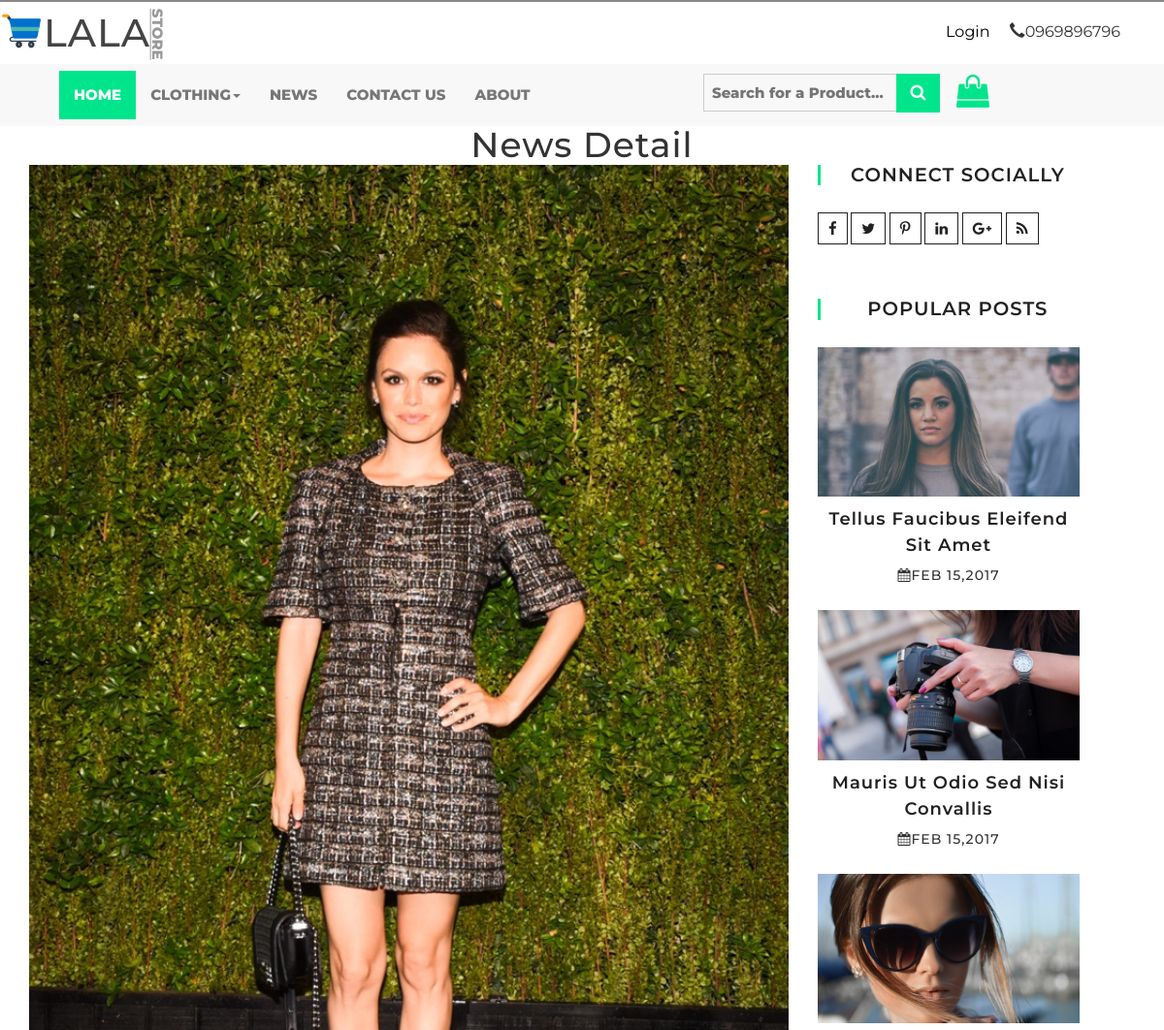
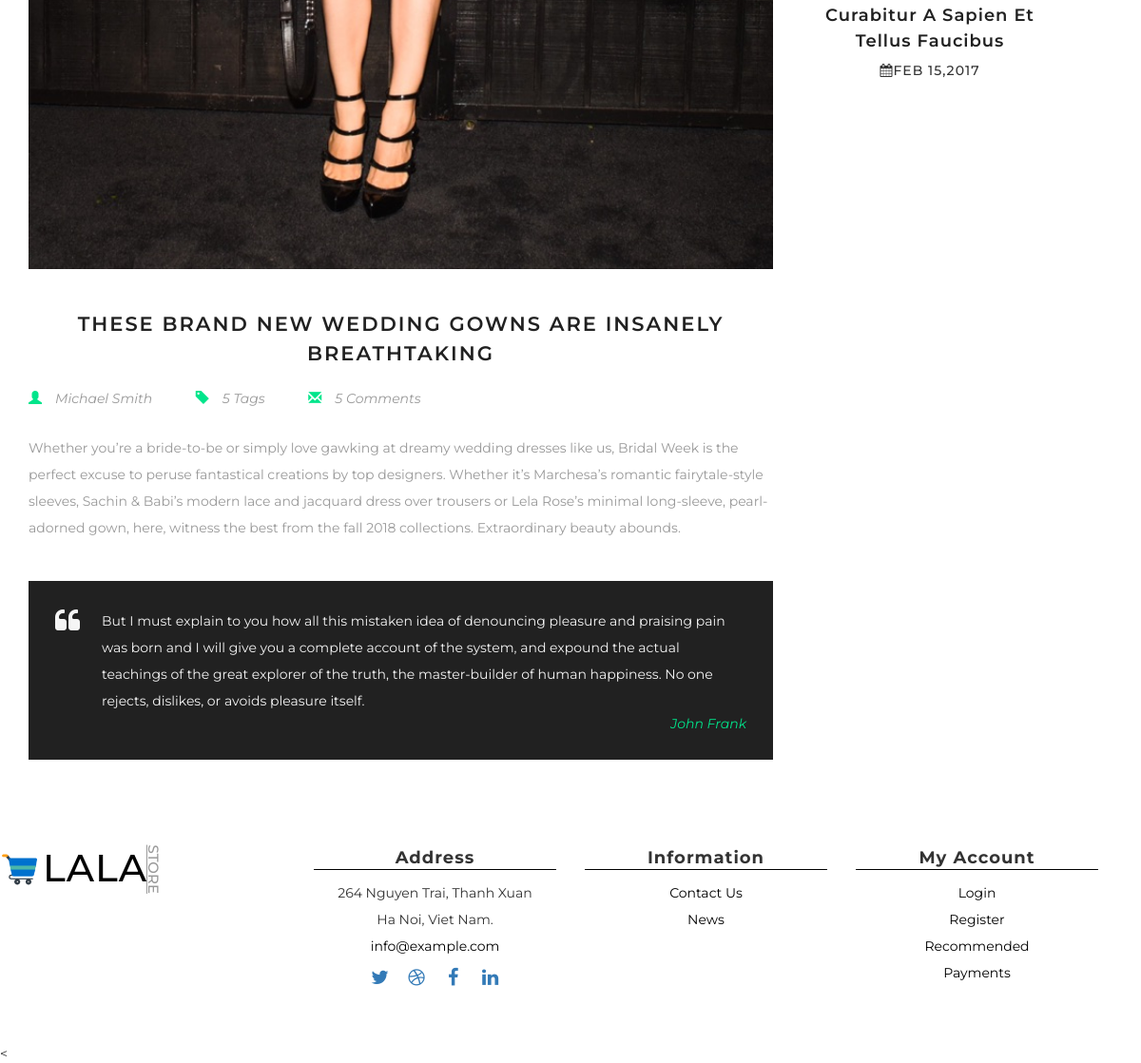
The app's page /shop/index.php/post/post/view?id=24 with its own data (2 pictures, top to bottom).
### tables this page shows
CREATE TABLE `db_post` (
  `post_id` int(10) UNSIGNED NOT NULL,
  `post_title` varchar(256) NOT NULL,
  `post_desc` text NOT NULL,
  `post_thumb` varchar(256) NOT NULL,
  `post_detail` text NOT NULL,
  `time` date NOT NULL
);

### shop/application/views/layout/app.php (called while the page is built, shortened)
<?php $this->load->view('layout/header')?>
<?php $this->load->view($template) ?>

### shop/application/modules/post/controllers/Post.php (called while the page is built, shortened)
<?php
class Post extends MY_Controller{
	public function view(){
		$data = [
			'template' => '/post/detail2'
		];
		$this->load->model('PostModel');
		$id = $this->input->get('id');
    	$data['post'] = $this->PostModel->get_post_by_id($id);
    	$this->load->view('layout/app', $data);
	}
}
?>

### shop/index.php (called while the page is built, shortened)
<?php
require_once BASEPATH.'core/CodeIgniter.php';

### shop/application/modules/post/models/PostModel.php (called while the page is built, shortened)
<?php
class PostModel extends MY_Model
{
	public function get_post_by_id($post_id){
		$query = $this->db->select('*')->from('db_post')->where([
			'post_id' => $post_id
		])->get();
    	return $query->row_array();
	}
}

### shop/application/modules/post/views/post/detail2.php (the view, shortened to what this page needs)
<div class="container">
    <h1 class="wow bounceInUp"> News Detail </h1>
            <div class="col-md-9 btm-wthree-left">
                <div class="single-left">
                <div class="single-left1">
                    <img src="<?= base_url() ?>/public/images/<?php echo $post['post_thumb'] ?>" alt=" " class="img-responsive" />
                    <h3><?php echo $post['post_title'] ?></h3>
                    <ul>
                        <li><span class="glyphicon glyphicon-user" aria-hidden="true"></span><a href="home">Michael Smith</a></li>
                        <li><span class="glyphicon glyphicon-tag" aria-hidden="true"></span><a href="home">5 Tags</a></li>
                        <li><span class="glyphicon glyphicon-envelope" aria-hidden="true"></span><a href="home">5 Comments</a></li>
                    </ul>
                    <p><?php
                        echo $post['post_detail'];
                        ?></p>
                </div>
                <div class="admin">
                    <p>But I must explain to you how all this mistaken idea of denouncing
                        pleasure and praising pain was born and I will give you a complete
                        account of the system, and expound the actual teachings of the great
                        explorer of the truth, the master-builder of human happiness.
                        No one rejects, dislikes, or avoids pleasure itself.</p>
                    <a href="home"><i>John Frank</i></a>
                </div>
            </div>
            </div>
            <div class="col-md-3 w3agile_blog_left">
                <div class="agileinfo_calender">
                <h3>CONNECT SOCIALLY</h3>
                <div class="w3ls-social-icons-1">
                    <a class="facebook" href="home"><i class="fa fa-facebook"></i></a>
                    <a class="twitter" href="home"><i class="fa fa-twitter"></i></a>
                    <a class="pinterest" href="home"><i class="fa fa-pinterest-p"></i></a>
                    <a class="linkedin" href="home"><i class="fa fa-linkedin"></i></a>
                    <a class="linkedin" href="home"><i class="fa fa-google-plus"></i></a>
                    <a class="linkedin" href="home"><i class="fa fa-rss"></i></a>
                </div>
                </div>
                <div class="w3ls_popular_posts">
                    <h3>Popular Posts</h3>
                    <div class="agileits_popular_posts_grid">
                        <div class="w3agile_special_deals_grid_left_grid">
                            <a href="home"><img src="<?= base_url() ?>public/images/p1.jpg" class="img-responsive" alt="" /></a>
                        </div>
                        <h4><a href="home">Tellus Faucibus Eleifend Sit Amet</a></h4>
                        <h5><i class="fa fa-calendar" aria-hidden="true"></i>FEB 15,2017</h5>
                    </div>
                    <div class="agileits_popular_posts_grid">
                        <div class="w3agile_special_deals_grid_left_grid">
                                <a href="home"><img src="<?= base_url() ?>public/images/p2.jpg" class="img-responsive" alt="" /></a>
                            </div>
                        <h4><a href="home">Mauris Ut Odio Sed Nisi Convallis</a></h4>
                        <h5><i class="fa fa-calendar" aria-hidden="true"></i>FEB 15,2017</h5>
                    </div>
                    <div class="agileits_popular_posts_grid">
                        <div class="w3agile_special_deals_grid_left_grid">
                                <a href="home"><img src="<?= base_url() ?>public/images/p3.jpg" class="img-responsive" alt="" /></a>
                        </div>
                        <h4><a href="home">Curabitur A Sapien Et Tellus Faucibus</a></h4>
                        <h5><i class="fa fa-calendar" aria-hidden="true"></i>FEB 15,2017</h5>
                    </div>
                </div>
        </div>
    </div>

### shop/public/css/style.css (style rules this page uses)
body { margin: 0; padding: 0; background: #FFF; font-family: 'Montserrat', sans-serif; }
body a { transition: 0.5s all; -webkit-transition: 0.5s all; -moz-transition: 0.5s all; -o-transition: 0.5s all; -ms-transition: 0.5s all; text-decoration: none; }
h1, h2, h3, h4, h5, h6 { margin: 0; padding: 0; text-align: center; font-family: 'Montserrat', sans-serif; letter-spacing: 1px; }
p { margin: 0; }
ul { margin: 0; padding: 0; }
img { width: 100%; }
.single-left1 h3 { margin: 2em 0 1em; text-transform: uppercase; letter-spacing: 2px; font-size: 1.5em; font-weight: 600; color: #212121; line-height: 1.5em; }
.single-left1 ul li { display: inline-block; margin-right: 3em; }
.single-left1 ul li span { color: #00e58b; padding-right: 1em; }
.single-left1 ul li a { color: #999; font-style: italic; text-decoration: none; }
.single-left1 ul { text-align: left; }
.single-left1 p { margin: 2em 0; color: #999; line-height: 2em; }
.admin { padding: 2em; background: #212121; margin: 3em 0; }
.admin p { color: #f5f5f5; margin: 0; line-height: 2em; position: relative; padding-left: 3.5em; }
.admin p:before { position: absolute; top: 0%; left: 0%; content: "\f10d"; font-family: FontAwesome; font-size: 2em; }
.admin a { display: block; text-align: right; color: #00e58b; font-size: 1em; text-decoration: none; }
.w3agile_blog_left h3 { text-transform: uppercase; font-size: 1.4em; color: #212121; padding-left: .8em; border-left: 3px solid #00e58b; font-weight: 600; }
.w3agile_blog_left { padding-right: 0; }
.w3ls-social-icons-1 i, .w3ls-social-1 i { font-size: 15px; border: 1px solid #212121; padding: 8px 10px; color: #212121; transition: 0.5s all; -webkit-transition: 0.5s all; -o-transition: 0.5s all; -ms-transition: 0.5s all; -moz-transition: 0.5s all; }
.w3ls-social-icons-1 { margin-top: 2em; }
.w3ls_popular_posts { margin-top: 2em; }
.agileits_recent_posts_gridr h4 a, .w3ls_popular_posts h4 a { font-size: 1em; text-decoration: none; color: #212121; line-height: 1.5em; font-weight: 600; text-transform: capitalize; }
.w3ls_popular_posts { margin-top: 4em; }
.w3ls_popular_posts h4 { margin: 10px 0; }
.agileits_popular_posts_grid { margin-top: 2em; }
.w3agile_special_deals_grid_left_grid { position: relative; overflow: hidden; }
.w3agile_special_deals_grid_left_grid img { -moz-transition: all 1s; -o-transition: all 1s; -webkit-transition: all 1s; transition: all 1s; width: 100%; }
.btm-wthree-left { float: left; width: 70%; padding-left: 0; }

### records on screen
db_post: post_thumb (picture), post_title "THESE BRAND NEW WEDDING GOWNS ARE INSANELY BREATHTAKING", post_detail "Whether you’re a bride-to-be or simply love gawking at dreamy wedding dresses like us, Bridal Week is the perfect excuse to peruse fantastical creations by top designers. Whether it’s Marchesa’s romantic fairytale-style sleeves, Sachin & Babi’s modern lace and jacquard dress over trousers or Lela Rose’s minimal long-sleeve, pearl-adorned gown, here, witness the best from the fall 2018 collections. Extraordinary beauty abounds."
